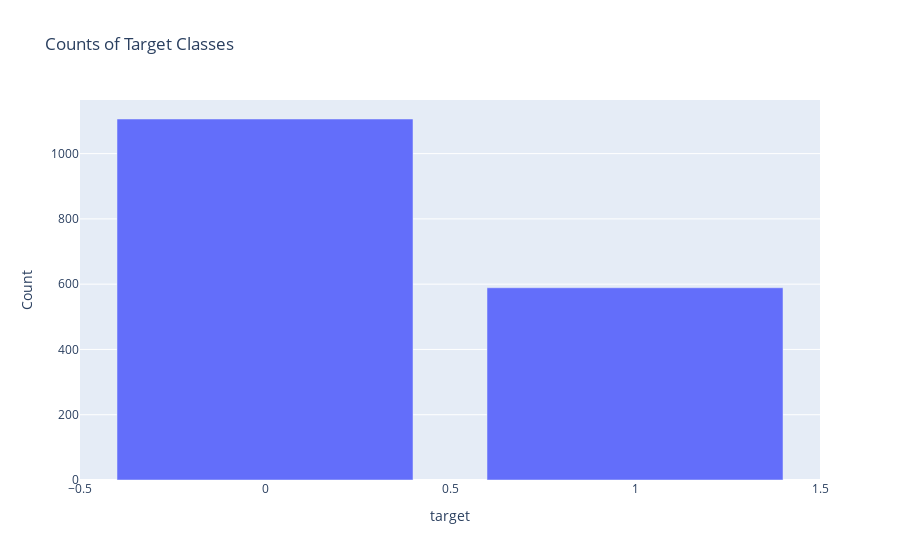

The notebook cell saved with this chart:
### Code cell
visualization.bar_plot(df,"target","Counts of Target Classes")

### Figure 1 — Plotly figure (JSON) as saved in the notebook; plotly's stock layout.template omitted (floating-point values rounded to 4 significant figures)
{"data": [{"alignmentgroup": "True", "hovertemplate": "target=%{x}<br>Count=%{y}<extra></extra>", "legendgroup": "", "marker": {"color": "#636efa", "pattern": {"shape": ""}}, "name": "", "offsetgroup": "", "orientation": "v", "showlegend": false, "textposition": "auto", "type": "bar", "x": [0, 1], "xaxis": "x", "y": [1106, 589], "yaxis": "y"}], "layout": {"barmode": "relative", "legend": {"tracegroupgap": 0}, "title": {"text": "Counts of Target Classes"}, "xaxis": {"anchor": "y", "domain": [0, 1], "title": {"text": "target"}}, "yaxis": {"anchor": "x", "domain": [0, 1], "title": {"text": "Count"}}}}
